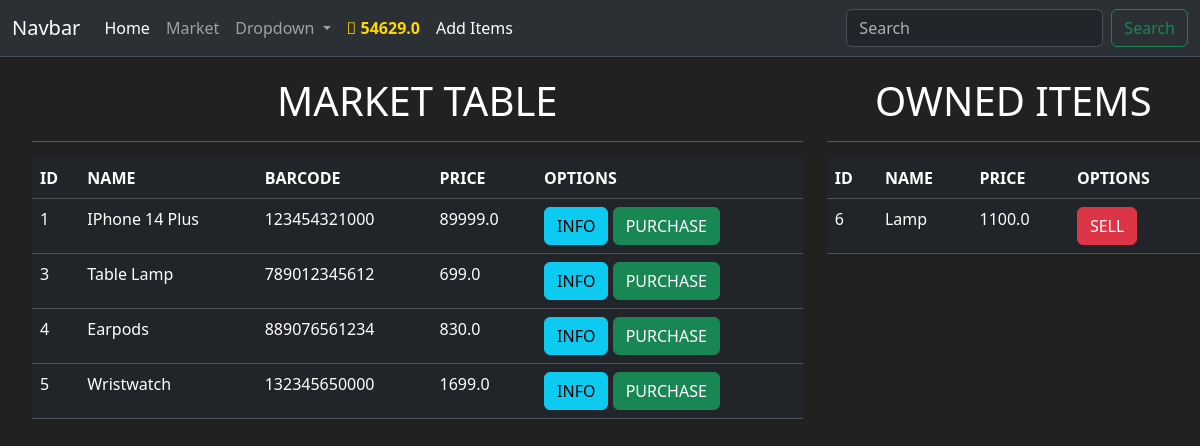
Page /market (signed in) on the committed database.
### market/models.py (models this page shows, shortened)
class User(db.Model, UserMixin):
    id=db.Column(db.Integer(), primary_key=True)
    username=db.Column(db.String(length=30), nullable=False, unique=True)
    email_address=db.Column(db.String(length=50), nullable=False, unique=True)
    password_hash=db.Column(db.String(length=60), nullable=False)
    budget=db.Column(db.Float(), nullable=False, default=1000)
    items=db.relationship('Item', backref='owner_used', lazy=True)
    @property
    def password(self):
        return self.password

class Item(db.Model):
    id=db.Column(db.Integer(), primary_key=True)
    name=db.Column(db.String(length=30), nullable=False)
    barcode=db.Column(db.String(length=12), nullable=False, unique=True)
    price=db.Column(db.Float(), nullable=False)
    description=db.Column(db.String(length=1024), nullable=False)
    owner=db.Column(db.Integer(), db.ForeignKey('user.id'))

### market/routes.py (the view, shortened to what this page needs)
@app.route('/market', methods=['GET','POST'])
@login_required
def market():
    purchase_form=PurchaseItemForm()
    sell_form=SellItemForm()
    if request.method == "GET":
        with app.app_context():
            items=Item.query.filter_by(owner=None)
            owned_items=Item.query.filter_by(owner=current_user.id)
        return render_template('market.html', items=items, purchase_form=purchase_form, owned_items=owned_items, sell_form=sell_form)

### market/forms.py
class PurchaseItemForm(FlaskForm):
    submit = SubmitField(label='Purchase')

class SellItemForm(FlaskForm):
    submit = SubmitField(label='Sell')

### market/models.py (called while the page is built)
@login_manager.user_loader
def load_user(user_id):
    return User.query.get(int(user_id))

### market/templates/market.html (shortened to what this page needs)
{% extends 'base.html' %}
{% block content %}
<div class="row" style="margin-top: 20px; margin-left: 20px;">
    <div class="col-8">
        <h1 style="text-align: center;"> MARKET TABLE</h1>
        <hr>
        <table class="table table-dark table-hover">
            <thead>
                <tr>
                    <th scope="col">ID</th>
                    <th scope="col">NAME</th>
                    <th scope="col">BARCODE</th>
                    <th scope="col">PRICE</th>
                    <th scope="col">OPTIONS</th>
                </tr>
            </thead>
            <tbody>
                {% for item in items %}
                <tr>
                    <td>{{ item.id }}</td>
                    <td>{{ item.name }}</td>
                    <td>{{ item.barcode }}</td>
                    <td>{{ item.price }}</td>
                    <td>
                        <button type="button" class="btn btn-info" data-bs-toggle="modal"
                            data-bs-target="#Modal-MoreInfo-{{ item.id }}">INFO</button>
                        <button type="button" class="btn btn-success" data-bs-toggle="modal"
                            data-bs-target="#Modal-MorePurchase-{{ item.id }}">PURCHASE</button>
                    </td>
                </tr>
                {% endfor %}
            </tbody>
        </table>
    </div>
    <div class="col-4">
        <h1 style="text-align: center;"> OWNED ITEMS </h1>
        <hr>
        {% if owned_items.first()==None %}
        <br>
        <h4 style="text-align: center;">No Items are Present to Sell</h4>
        {% else %}
        <table class="table table-dark table-hover">
            <thead>
                <tr>
                    <th scope="col">ID</th>
                    <th scope="col">NAME</th>
                    <th scope="col">PRICE</th>
                    <th scope="col">OPTIONS</th>
                </tr>
            </thead>
            <tbody>
                {% for owned_item in owned_items %}
                <tr>
                    <td>{{ owned_item.id }}</td>
                    <td>{{ owned_item.name }}</td>
                    <td>{{ owned_item.price }}</td>
                    <td>
                        <button type="button" class="btn btn-danger" data-bs-toggle="modal"
                        data-bs-target="#Modal-MoreSell-{{ owned_item.id }}">SELL</button>
                    </td>
                </tr>
                {% endfor %}
            </tbody>
        </table>
        {% endif %}
    </div>
</div>
{% endblock %}

### market/templates/base.html (shortened to what this page needs)
<!doctype html>
<html lang="en">
<head>
    <link href="https://cdn.jsdelivr.net/npm/bootstrap@5.3.3/dist/css/bootstrap.min.css" rel="stylesheet"
>
    <link rel="stylesheet" href="https://cdnjs.cloudflare.com/ajax/libs/font-awesome/5.15.4/css/all.min.css">
</head>
<body>
    <nav class="navbar navbar-expand-lg bg-body-tertiary bg-dark border-bottom border-body" data-bs-theme="dark">
        <div class="container-fluid">
            <a class="navbar-brand" href="#">Navbar</a>
            <div class="collapse navbar-collapse" id="navbarSupportedContent">
                <ul class="navbar-nav me-auto mb-2 mb-lg-0">
                    <li class="nav-item">
                        <a class="nav-link active" aria-current="page" href="{{ url_for('home') }}">Home</a>
                    </li>
                    <li class="nav-item">
                        <a class="nav-link" href="{{ url_for('market') }}">Market</a>
                    </li>
                    <li class="nav-item dropdown">
                        <a class="nav-link dropdown-toggle" href="#" role="button" data-bs-toggle="dropdown"
                            aria-expanded="false">
                            Dropdown
                        </a>
                    </li>
                    {% if current_user.is_authenticated %}
                    <li class="nav-item">
                        <a class="nav-link" style="color: gold; font-weight: bold">
                            <i class="fa-solid fa-coins fa-beat-fade"></i>
                            {{ current_user.budget }}
                        </a>
                    </li>
                    <li class="nav-item">
                        <a class="nav-link active" aria-current="page" href="{{ url_for('add_items') }}">Add Items</a>
                    </li>
                    {% endif %}
                </ul>
                <form class="d-flex" role="search">
                    <input class="form-control me-2" type="search" placeholder="Search" aria-label="Search">
                    <button class="btn btn-outline-success" type="submit">Search</button>
                </form>
            </div>
        </div>
    </nav>
    {% block content %}
    {% endblock %}
</body>
</html>

### rows in the picture
User: budget "54629.0"
Item: id "1", name "IPhone 14 Plus", barcode "123454321000", price "89999.0"
Item: id "3", name "Table Lamp", barcode "789012345612", price "699.0"
Item: id "4", name "Earpods", barcode "889076561234", price "830.0"
Item: id "5", name "Wristwatch", barcode "132345650000", price "1699.0"
Item: id "6", name "Lamp", price "1100.0"
